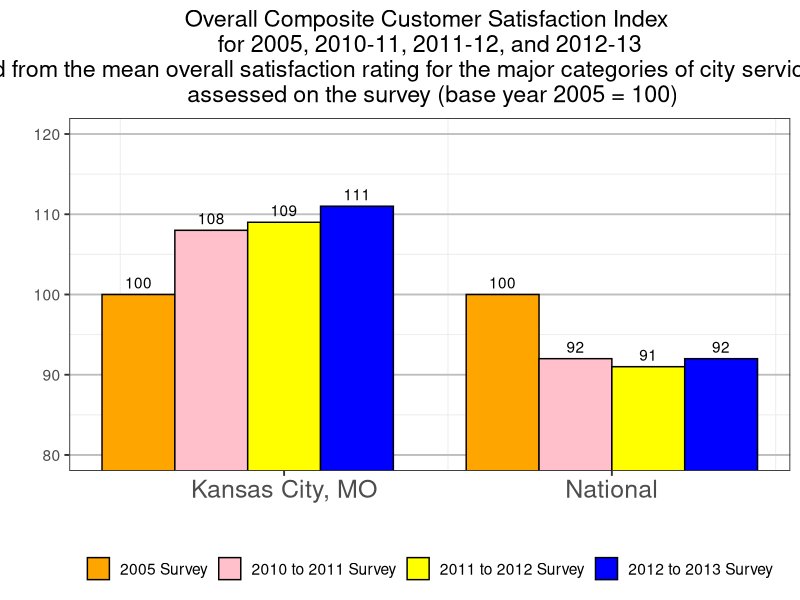
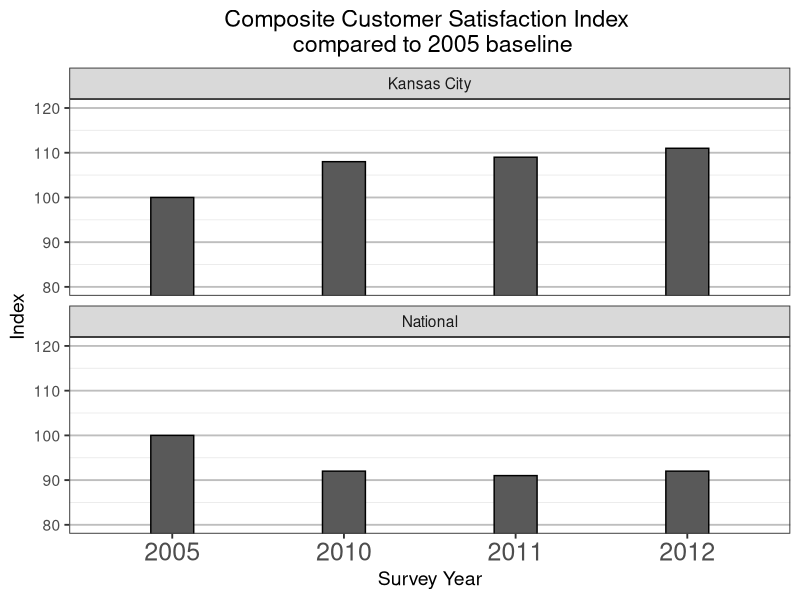
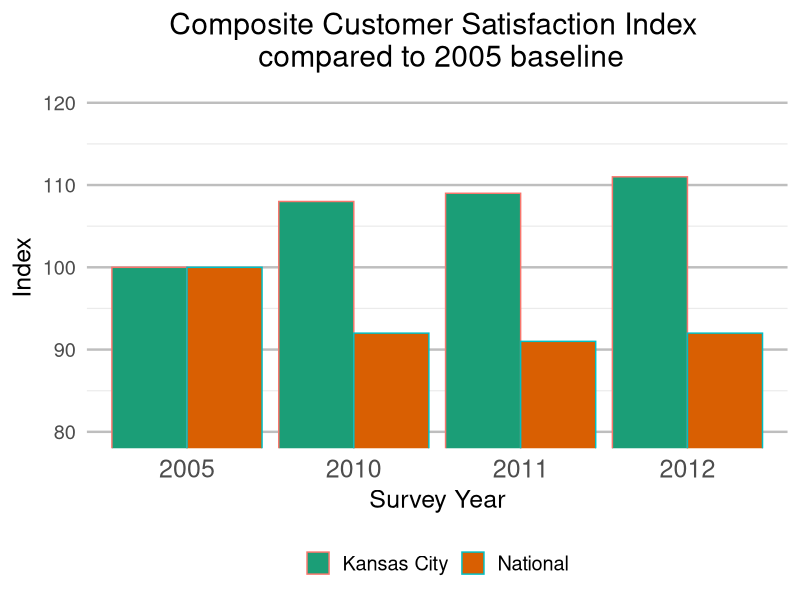
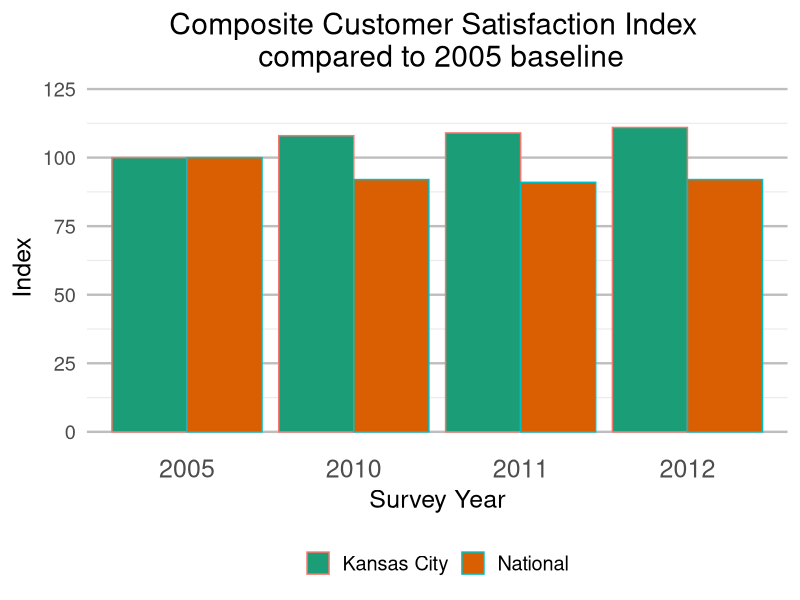
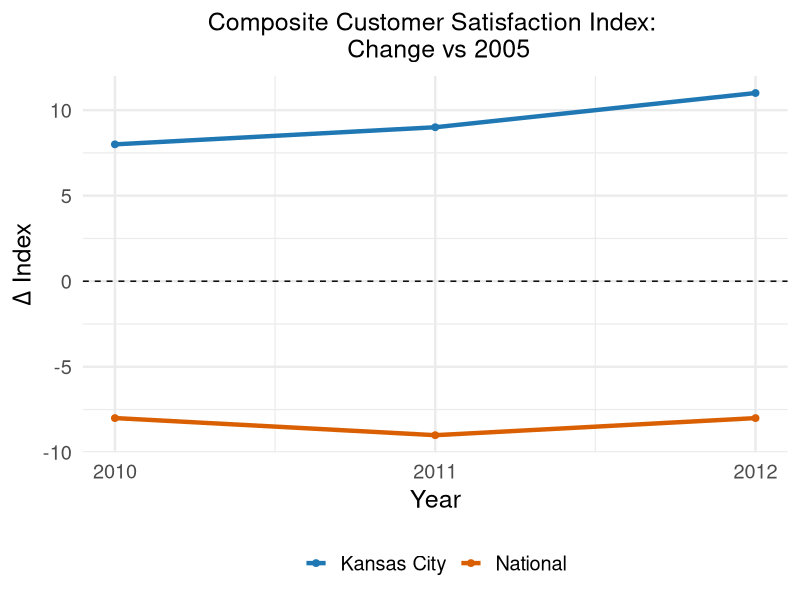

Source code (R) for these figures, in order:
## ---- chunk 1
library(dplyr)
library(ggplot2)
library(tidyr)
## ---- chunk 2
kc_df = 
  structure(list(year = c(2005L, 2010L, 2011L, 2012L, 2005L, 2010L, 
2011L, 2012L), location = c("Kansas City", "Kansas City", "Kansas City", 
"Kansas City", "National", "National", "National", "National"
), score = c(100L, 108L, 109L, 111L, 100L, 92L, 91L, 92L)), .Names = c("year", 
"location", "score"), row.names = c(NA, -8L), class = c("tbl_df", 
"tbl", "data.frame"), spec = structure(list(cols = structure(list(
    year = structure(list(), class = c("collector_integer", "collector"
    )), location = structure(list(), class = c("collector_character", 
    "collector")), score = structure(list(), class = c("collector_integer", 
    "collector"))), .Names = c("year", "location", "score")), 
    default = structure(list(), class = c("collector_guess", 
    "collector"))), .Names = c("cols", "default"), class = "col_spec"))
## ---- chunk 3
kc_df
## ---- chunk 4
plot_df = kc_df %>% 
  mutate(i1 = as.integer(as.factor(location)), 
         i2 = as.integer(as.factor(year))) %>% 
  mutate(dummy_x = i1 + i2 / 4 + ifelse(i1==2, 0.25, 0))
plot_df
## ---- chunk 5
long_title = "Overall Composite Customer Satisfaction Index \n for 2005, 2010-11, 2011-12, and 2012-13 \n derived from the mean overall satisfaction rating for the major categories of city services that were \n assessed on the survey (base year 2005 = 100)"

lab_vec = labels=c("2005 Survey", 
                   "2010 to 2011 Survey", 
                   "2011 to 2012 Survey", 
                   "2012 to 2013 Survey")
p = plot_df %>% 
  mutate(ic=as.factor(i2)) %>% 
  ggplot(aes(x=dummy_x, y=score, fill=ic)) + 
  geom_bar(stat='identity',width = 0.25, color='black') + 
  geom_text(aes(label=score), nudge_y = 1.5, color='black') + 
  coord_cartesian(ylim=c(80, 120)) + 
  scale_fill_manual(values = c("orange", "pink", "yellow", "blue"),
                    labels = lab_vec)  +
  scale_x_continuous(breaks = c(1.75, 2.875), 
                     labels = c("Kansas City, MO", "National")) + 
  theme_bw(base_size = 14)  + 
  theme(legend.position = "bottom", 
        legend.title = element_blank(),
        plot.title = element_text(hjust = 0.5),
        axis.text.x = element_text(size = 18)) + 
  theme(panel.grid.major = element_blank(), 
        panel.grid.major.y= element_line(color = 'gray')) + 
  labs(title=long_title, x='', y='') 

print(p)
## ---- chunk 6
less_long_title = "Composite Customer Satisfaction Index \n compared to 2005 baseline"

lab_vec = labels=c("2005 Survey", 
                   "2010 to 2011 Survey", 
                   "2011 to 2012 Survey", 
                   "2012 to 2013 Survey")
p = plot_df %>% 
  mutate(ic=as.factor(year)) %>% 
  ggplot(aes(x=ic, y=score)) + 
  geom_bar(stat='identity',width = 0.25, color='black') + 
  coord_cartesian(ylim=c(80, 120)) + 
  scale_fill_manual(values = c("orange", "pink", "yellow", "blue"),
                    labels = lab_vec)  +
  theme_bw(base_size = 14)  + 
  theme(legend.position = "bottom", 
        legend.title = element_blank(),
        plot.title = element_text(hjust = 0.5),
        axis.text.x = element_text(size = 18)) + 
  theme(panel.grid.major = element_blank(), 
        panel.grid.major.y= element_line(color = 'gray')) + 
  labs(title=less_long_title, x='Survey Year', y='Index') + 
  facet_wrap(~location, ncol=1)

print(p)


## ---- chunk 7
p = plot_df %>% 
  mutate(ic=as.factor(year)) %>% 
  ggplot(aes(x=ic, y=score, color=location, fill=location)) + 
  geom_bar(stat='identity', position = 'dodge') +
  theme_minimal(base_size = 18) + 
    theme(legend.position = "bottom", 
        legend.title = element_blank(),
        plot.title = element_text(hjust = 0.5),
        axis.text.x = element_text(size = 18)) + 
  theme(panel.grid.major = element_blank(), 
        panel.grid.major.y= element_line(color = 'gray')) + 
  labs(title=less_long_title, x='Survey Year', y='Index') + 
  labs(x="Survey Year", y="Index", title=less_long_title) + 
  coord_cartesian(ylim=c(80, 120)) + 
  scale_fill_brewer(type='qual', palette = 2)

print(p)
## ---- chunk 8
p = plot_df %>% 
  mutate(ic=as.factor(year)) %>% 
  ggplot(aes(x=ic, y=score, color=location, fill=location)) + 
  geom_bar(stat='identity', position = 'dodge') +
  theme_minimal(base_size = 18) + 
    theme(legend.position = "bottom", 
        legend.title = element_blank(),
        plot.title = element_text(hjust = 0.5),
        axis.text.x = element_text(size = 18)) + 
  theme(panel.grid.major = element_blank(), 
        panel.grid.major.y= element_line(color = 'gray')) + 
  labs(title=less_long_title, x='Survey Year', y='Index') + 
  labs(x="Survey Year", y="Index", title=less_long_title) + 
  coord_cartesian(ylim=c(0, 120)) + 
  scale_fill_brewer(type='qual', palette = 2)

print(p)
## ---- chunk 9
lab_df = data.frame(x=2012, y=c(8, -6), location=c('Kansas City', 'National'), 
                    stringsAsFactors = FALSE)

p = kc_df %>% 
  filter(year>2005) %>% 
  ggplot(aes(x=year, y=score-100)) + 
  geom_line(aes(group=location, color=location), size=1.5) + 
  geom_point(aes(group=location, color=location), size=2) + 
  theme_minimal(base_size = 18) + 
  geom_hline(yintercept = 0, linetype = 2) + 
  scale_color_manual(values = c("#1F78B4", "#d95f02")) + 
  labs(x='Year', y=expression(Delta*' Index'), 
       title='Composite Customer Satisfaction Index: \n Change vs 2005') + 
  scale_x_continuous(breaks = c(2010, 2011, 2012)) + 
  theme(legend.position="bottom") + 
  theme(legend.title = element_blank(), 
        plot.title = element_text(size=18, hjust = 0.5))
print(p)
## ---- chunk 10
kc_df  %>% spread(year, score) %>% knitr::kable()
